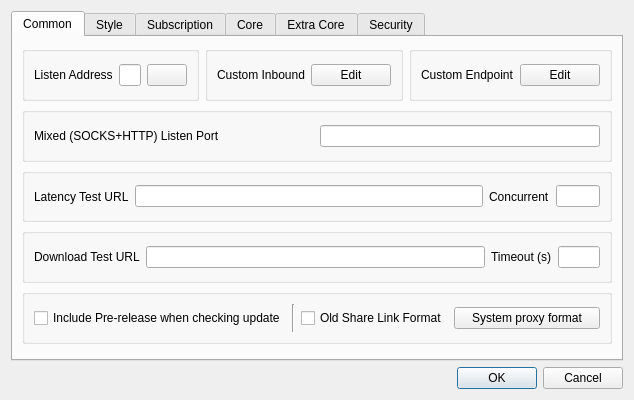
<?xml version="1.0" encoding="UTF-8"?>
<ui version="4.0">
 <class>DialogBasicSettings</class>
 <widget class="QDialog" name="DialogBasicSettings">
  <property name="geometry">
   <rect>
    <x>0</x>
    <y>0</y>
    <width>600</width>
    <height>400</height>
   </rect>
  </property>
  <property name="sizePolicy">
   <sizepolicy hsizetype="Preferred" vsizetype="Preferred">
    <horstretch>0</horstretch>
    <verstretch>0</verstretch>
   </sizepolicy>
  </property>
  <property name="windowTitle">
   <string>Basic Settings</string>
  </property>
  <layout class="QGridLayout" name="gridLayout">
   <item row="8" column="3">
    <widget class="QDialogButtonBox" name="buttonBox">
     <property name="orientation">
      <enum>Qt::Horizontal</enum>
     </property>
     <property name="standardButtons">
      <set>QDialogButtonBox::Cancel|QDialogButtonBox::Ok</set>
     </property>
    </widget>
   </item>
   <item row="2" column="3">
    <widget class="QTabWidget" name="tabWidget">
     <property name="currentIndex">
      <number>0</number>
     </property>
     <widget class="QWidget" name="tab_1">
      <attribute name="title">
       <string>Common</string>
      </attribute>
      <layout class="QVBoxLayout" name="verticalLayout_2">
       <item>
        <layout class="QHBoxLayout" name="hlayout_l1">
         <item>
          <widget class="QGroupBox" name="horizontalGroupBox_3">
           <layout class="QHBoxLayout" name="horizontalLayout_19">
            <item>
             <widget class="QLabel" name="label">
              <property name="text">
               <string>Listen Address</string>
              </property>
             </widget>
            </item>
            <item>
             <widget class="QLineEdit" name="inbound_address"/>
            </item>
            <item>
             <widget class="QPushButton" name="inbound_auth">
              <property name="text">
               <string notr="true"/>
              </property>
             </widget>
            </item>
           </layout>
          </widget>
         </item>
         <item>
          <widget class="QGroupBox" name="groupbox_custom_inbound">
           <layout class="QHBoxLayout" name="horizontalLayout_10">
            <item>
             <widget class="QLabel" name="label_11">
              <property name="text">
               <string>Custom Inbound</string>
              </property>
             </widget>
            </item>
            <item>
             <widget class="QPushButton" name="custom_inbound_edit">
              <property name="text">
               <string>Edit</string>
              </property>
             </widget>
            </item>
           </layout>
          </widget>
         </item>
         <item>
          <widget class="QGroupBox" name="groupbox_custom_endpoint">
           <layout class="QHBoxLayout" name="horizontalLayout_15">
            <item>
             <widget class="QLabel" name="label_16">
              <property name="text">
               <string>Custom Endpoint</string>
              </property>
             </widget>
            </item>
            <item>
             <widget class="QPushButton" name="custom_endpoint_edit">
              <property name="text">
               <string>Edit</string>
              </property>
             </widget>
            </item>
           </layout>
          </widget>
         </item>
        </layout>
       </item>
       <item>
        <layout class="QHBoxLayout" name="hlayout_l2">
         <item>
          <widget class="QGroupBox" name="horizontalGroupBox_2">
           <layout class="QHBoxLayout" name="horizontalLayout_13">
            <item>
             <widget class="QLabel" name="inbound_socks_port_l">
              <property name="text">
               <string>Mixed (SOCKS+HTTP) Listen Port</string>
              </property>
             </widget>
            </item>
            <item>
             <widget class="QLineEdit" name="inbound_socks_port">
              <property name="sizePolicy">
               <sizepolicy hsizetype="Preferred" vsizetype="Fixed">
                <horstretch>0</horstretch>
                <verstretch>0</verstretch>
               </sizepolicy>
              </property>
             </widget>
            </item>
           </layout>
          </widget>
         </item>
        </layout>
       </item>
       <item>
        <widget class="QGroupBox" name="groupBox1">
         <layout class="QHBoxLayout" name="horizontalLayout_9" stretch="0,8,1,1">
          <item>
           <widget class="QLabel" name="label_13">
            <property name="text">
             <string>Latency Test URL</string>
            </property>
           </widget>
          </item>
          <item>
           <widget class="QLineEdit" name="test_latency_url"/>
          </item>
          <item>
           <widget class="QLabel" name="label_14">
            <property name="text">
             <string>Concurrent</string>
            </property>
           </widget>
          </item>
          <item>
           <widget class="QLineEdit" name="test_concurrent"/>
          </item>
         </layout>
        </widget>
       </item>
       <item>
        <widget class="QGroupBox" name="horizontalGroupBox">
         <layout class="QHBoxLayout" name="horizontalLayout_12" stretch="0,8,1,1">
          <item>
           <widget class="QLabel" name="label_19">
            <property name="text">
             <string>Download Test URL</string>
            </property>
           </widget>
          </item>
          <item>
           <widget class="MyLineEdit" name="test_download_url"/>
          </item>
          <item>
           <widget class="QLabel" name="label_10">
            <property name="text">
             <string>Timeout (s)</string>
            </property>
           </widget>
          </item>
          <item>
           <widget class="QLineEdit" name="test_download_timeout"/>
          </item>
         </layout>
        </widget>
       </item>
       <item>
        <widget class="QGroupBox" name="horizontalGroupBox1">
         <layout class="QHBoxLayout" name="horizontalLayout_18">
          <item>
           <widget class="QCheckBox" name="check_include_pre">
            <property name="text">
             <string>Include Pre-release when checking update</string>
            </property>
           </widget>
          </item>
          <item>
           <widget class="Line" name="sys_proxy_format_vline">
            <property name="orientation">
             <enum>Qt::Vertical</enum>
            </property>
           </widget>
          </item>
          <item>
           <widget class="QCheckBox" name="old_share_link_format">
            <property name="toolTip">
             <string>Share VMess Link with v2rayN Format</string>
            </property>
            <property name="text">
             <string>Old Share Link Format</string>
            </property>
           </widget>
          </item>
          <item>
           <widget class="QPushButton" name="sys_proxy_format">
            <property name="text">
             <string>System proxy format</string>
            </property>
           </widget>
          </item>
         </layout>
        </widget>
       </item>
       <item>
        <widget class="QWidget" name="horizontalWidget_1" native="true">
         <property name="sizePolicy">
          <sizepolicy hsizetype="Preferred" vsizetype="Maximum">
           <horstretch>0</horstretch>
           <verstretch>0</verstretch>
          </sizepolicy>
         </property>
         <layout class="QHBoxLayout" name="horizontalLayout_2">
          <property name="leftMargin">
           <number>0</number>
          </property>
          <property name="topMargin">
           <number>0</number>
          </property>
          <property name="rightMargin">
           <number>0</number>
          </property>
          <property name="bottomMargin">
           <number>0</number>
          </property>
         </layout>
        </widget>
       </item>
      </layout>
     </widget>
     <widget class="QWidget" name="tab_2">
      <attribute name="title">
       <string>Style</string>
      </attribute>
      <layout class="QGridLayout" name="gridLayout_5">
       <item row="0" column="0">
        <layout class="QHBoxLayout" name="style_h_1">
         <item>
          <widget class="QGroupBox" name="groupBox">
           <layout class="QHBoxLayout" name="horizontalLayout_4">
            <item>
             <widget class="QLabel" name="label_8">
              <property name="sizePolicy">
               <sizepolicy hsizetype="Maximum" vsizetype="Maximum">
                <horstretch>0</horstretch>
                <verstretch>0</verstretch>
               </sizepolicy>
              </property>
              <property name="text">
               <string>Theme</string>
              </property>
             </widget>
            </item>
            <item>
             <widget class="QComboBox" name="theme">
              <item>
               <property name="text">
                <string>System</string>
               </property>
              </item>
              <item>
               <property name="text">
                <string notr="true">flatgray</string>
               </property>
              </item>
              <item>
               <property name="text">
                <string notr="true">lightblue</string>
               </property>
              </item>
              <item>
               <property name="text">
                <string notr="true">blacksoft</string>
               </property>
              </item>
             </widget>
            </item>
            <item>
             <widget class="QPushButton" name="set_custom_icon">
              <property name="sizePolicy">
               <sizepolicy hsizetype="Preferred" vsizetype="Fixed">
                <horstretch>0</horstretch>
                <verstretch>0</verstretch>
               </sizepolicy>
              </property>
              <property name="text">
               <string>Set custom icon</string>
              </property>
             </widget>
            </item>
           </layout>
          </widget>
         </item>
         <item>
          <widget class="QGroupBox" name="groupBox2">
           <layout class="QHBoxLayout" name="horizontalLayout_7">
            <item>
             <widget class="QLabel" name="label_15">
              <property name="sizePolicy">
               <sizepolicy hsizetype="Maximum" vsizetype="Maximum">
                <horstretch>0</horstretch>
                <verstretch>0</verstretch>
               </sizepolicy>
              </property>
              <property name="text">
               <string notr="true">Language</string>
              </property>
             </widget>
            </item>
            <item>
             <widget class="QComboBox" name="language">
              <item>
               <property name="text">
                <string notr="true">System</string>
               </property>
              </item>
              <item>
               <property name="text">
                <string notr="true">English</string>
               </property>
              </item>
              <item>
               <property name="text">
                <string notr="true">简体中文</string>
               </property>
              </item>
              <item>
               <property name="text">
                <string notr="true">فارسی</string>
               </property>
              </item>
              <item>
               <property name="text">
                <string notr="true">Русский</string>
               </property>
              </item>
             </widget>
            </item>
           </layout>
          </widget>
         </item>
        </layout>
       </item>
       <item row="2" column="0">
        <layout class="QHBoxLayout" name="style_h_2">
         <item>
          <widget class="QGroupBox" name="traffic_statistics_box">
           <layout class="QHBoxLayout" name="horizontalLayout_3">
            <item>
             <widget class="QLabel" name="label_16">
              <property name="text">
               <string>Statistics refresh rate</string>
              </property>
             </widget>
            </item>
            <item>
             <widget class="QComboBox" name="rfsh_r">
              <item>
               <property name="text">
                <string notr="true">500ms</string>
               </property>
              </item>
              <item>
               <property name="text">
                <string notr="true">1s</string>
               </property>
              </item>
              <item>
               <property name="text">
                <string notr="true">2s</string>
               </property>
              </item>
              <item>
               <property name="text">
                <string notr="true">3s</string>
               </property>
              </item>
              <item>
               <property name="text">
                <string notr="true">5s</string>
               </property>
              </item>
              <item>
               <property name="text">
                <string>Off</string>
               </property>
              </item>
             </widget>
            </item>
           </layout>
          </widget>
         </item>
         <item>
          <widget class="QGroupBox" name="connection_statistics_box">
           <layout class="QHBoxLayout" name="horizontalLayout_15">
            <item>
             <widget class="QLabel" name="label_9">
              <property name="text">
               <string>Connection statistics</string>
              </property>
             </widget>
            </item>
            <item>
             <widget class="QCheckBox" name="connection_statistics">
              <property name="text">
               <string>Enable</string>
              </property>
             </widget>
            </item>
           </layout>
          </widget>
         </item>
        </layout>
       </item>
       <item row="3" column="0">
        <layout class="QHBoxLayout" name="style_h_3">
         <item>
          <widget class="QGroupBox" name="horizontalGroupBox_5">
           <layout class="QHBoxLayout" name="horizontalLayout_6">
            <item>
             <widget class="QCheckBox" name="start_minimal">
              <property name="sizePolicy">
               <sizepolicy hsizetype="Preferred" vsizetype="Fixed">
                <horstretch>0</horstretch>
                <verstretch>0</verstretch>
               </sizepolicy>
              </property>
              <property name="text">
               <string>Hide dashboard at startup</string>
              </property>
             </widget>
            </item>
           </layout>
          </widget>
         </item>
         <item>
          <widget class="QGroupBox" name="groupBox_2">
           <layout class="QHBoxLayout" name="horizontalLayout_23">
            <item>
             <widget class="QLabel" name="label_17">
              <property name="text">
               <string>Max log lines</string>
              </property>
             </widget>
            </item>
            <item>
             <widget class="QLineEdit" name="max_log_line">
              <property name="sizePolicy">
               <sizepolicy hsizetype="Ignored" vsizetype="Fixed">
                <horstretch>0</horstretch>
                <verstretch>0</verstretch>
               </sizepolicy>
              </property>
             </widget>
            </item>
           </layout>
          </widget>
         </item>
        </layout>
       </item>
      </layout>
     </widget>
     <widget class="QWidget" name="tab_3">
      <attribute name="title">
       <string>Subscription</string>
      </attribute>
      <layout class="QGridLayout" name="gridLayout_3">
       <item row="0" column="1">
        <layout class="QHBoxLayout" name="horizontalLayout_5">
         <item>
          <widget class="QCheckBox" name="sub_auto_update_enable">
           <property name="sizePolicy">
            <sizepolicy hsizetype="Minimum" vsizetype="Fixed">
             <horstretch>0</horstretch>
             <verstretch>0</verstretch>
            </sizepolicy>
           </property>
           <property name="text">
            <string>Enable</string>
           </property>
          </widget>
         </item>
         <item>
          <widget class="QLabel" name="label_21">
           <property name="text">
            <string>Interval (minute, invalid if less than 30)</string>
           </property>
          </widget>
         </item>
         <item>
          <widget class="QLineEdit" name="sub_auto_update">
           <property name="sizePolicy">
            <sizepolicy hsizetype="Preferred" vsizetype="Fixed">
             <horstretch>0</horstretch>
             <verstretch>0</verstretch>
            </sizepolicy>
           </property>
          </widget>
         </item>
        </layout>
       </item>
       <item row="1" column="1">
        <widget class="MyLineEdit" name="user_agent"/>
       </item>
       <item row="2" column="1">
        <widget class="QCheckBox" name="sub_use_proxy">
         <property name="text">
          <string>Use proxy when updating subscription</string>
         </property>
        </widget>
       </item>
       <item row="3" column="1">
        <widget class="QCheckBox" name="sub_insecure">
         <property name="text">
          <string>Ignore TLS errors when updating subscription</string>
         </property>
        </widget>
       </item>
       <item row="4" column="1">
        <widget class="QCheckBox" name="sub_clear">
         <property name="text">
          <string>Clear servers before updating subscription</string>
         </property>
        </widget>
       </item>
       <item row="0" column="0">
        <widget class="QLabel" name="label_20">
         <property name="sizePolicy">
          <sizepolicy hsizetype="Preferred" vsizetype="Maximum">
           <horstretch>0</horstretch>
           <verstretch>0</verstretch>
          </sizepolicy>
         </property>
         <property name="text">
          <string>Automatic update</string>
         </property>
        </widget>
       </item>
       <item row="1" column="0">
        <widget class="QLabel" name="label_4">
         <property name="text">
          <string>User Agent</string>
         </property>
        </widget>
       </item>
      </layout>
     </widget>
     <widget class="QWidget" name="tab_4">
      <attribute name="title">
       <string>Core</string>
      </attribute>
      <layout class="QVBoxLayout" name="verticalLayout">
       <item>
        <widget class="QGroupBox" name="groupBox_core">
         <property name="sizePolicy">
          <sizepolicy hsizetype="Preferred" vsizetype="Maximum">
           <horstretch>0</horstretch>
           <verstretch>0</verstretch>
          </sizepolicy>
         </property>
         <property name="title">
          <string notr="true">core_name</string>
         </property>
         <layout class="QVBoxLayout" name="verticalLayout_3">
          <item>
           <widget class="QWidget" name="assest_group" native="true">
            <layout class="QGridLayout" name="gridLayout_2">
             <item row="0" column="1">
              <widget class="QComboBox" name="log_level">
               <property name="sizePolicy">
                <sizepolicy hsizetype="Maximum" vsizetype="Fixed">
                 <horstretch>0</horstretch>
                 <verstretch>0</verstretch>
                </sizepolicy>
               </property>
              </widget>
             </item>
             <item row="1" column="0">
              <widget class="QLabel" name="label_6">
               <property name="text">
                <string>Multiplex (mux)</string>
               </property>
              </widget>
             </item>
             <item row="0" column="0">
              <widget class="QLabel" name="label_3">
               <property name="text">
                <string notr="true">Loglevel</string>
               </property>
              </widget>
             </item>
             <item row="1" column="1">
              <layout class="QHBoxLayout" name="horizontalLayout">
               <item>
                <widget class="QComboBox" name="mux_protocol"/>
               </item>
               <item>
                <widget class="QLabel" name="label_7">
                 <property name="text">
                  <string>concurrency</string>
                 </property>
                </widget>
               </item>
               <item>
                <widget class="QLineEdit" name="mux_concurrency"/>
               </item>
               <item>
                <widget class="QCheckBox" name="mux_padding">
                 <property name="text">
                  <string notr="true">Padding</string>
                 </property>
                </widget>
               </item>
               <item>
                <widget class="QCheckBox" name="mux_default_on">
                 <property name="text">
                  <string>Default On</string>
                 </property>
                </widget>
               </item>
              </layout>
             </item>
            </layout>
           </widget>
          </item>
          <item>
           <widget class="QPushButton" name="core_settings">
            <property name="text">
             <string>Core Options</string>
            </property>
           </widget>
          </item>
         </layout>
        </widget>
       </item>
      </layout>
     </widget>
     <widget class="QWidget" name="tab_6">
      <attribute name="title">
       <string>Extra Core</string>
      </attribute>
      <layout class="QVBoxLayout" name="verticalLayout_5">
       <item>
        <widget class="QScrollArea" name="extra_core_box_scrollArea">
         <property name="frameShape">
          <enum>QFrame::NoFrame</enum>
         </property>
         <property name="widgetResizable">
          <bool>true</bool>
         </property>
         <widget class="QWidget" name="extra_core_box_scrollAreaWidgetContents">
          <property name="geometry">
           <rect>
            <x>0</x>
            <y>0</y>
            <width>632</width>
            <height>299</height>
           </rect>
          </property>
          <layout class="QVBoxLayout" name="verticalLayout_6">
           <item>
            <widget class="QWidget" name="horizontalWidget_4" native="true">
             <property name="sizePolicy">
              <sizepolicy hsizetype="Preferred" vsizetype="Maximum">
               <horstretch>0</horstretch>
               <verstretch>0</verstretch>
              </sizepolicy>
             </property>
             <layout class="QHBoxLayout" name="horizontalLayout_8">
              <item>
               <widget class="QPushButton" name="extra_core_add">
                <property name="text">
                 <string>Add</string>
                </property>
               </widget>
              </item>
              <item>
               <widget class="QPushButton" name="extra_core_del">
                <property name="text">
                 <string>Delete</string>
                </property>
               </widget>
              </item>
             </layout>
            </widget>
           </item>
          </layout>
         </widget>
        </widget>
       </item>
      </layout>
     </widget>
     <widget class="QWidget" name="tab_5">
      <attribute name="title">
       <string>Security</string>
      </attribute>
      <layout class="QVBoxLayout" name="verticalLayout_4">
       <item>
        <widget class="QCheckBox" name="skip_cert">
         <property name="text">
          <string>Skip TLS certificate authentication by default (allowInsecure)</string>
         </property>
        </widget>
       </item>
       <item>
        <widget class="QGroupBox" name="horizontalGroupBox2">
         <property name="sizePolicy">
          <sizepolicy hsizetype="Preferred" vsizetype="Maximum">
           <horstretch>0</horstretch>
           <verstretch>0</verstretch>
          </sizepolicy>
         </property>
         <layout class="QHBoxLayout" name="horizontalLayout_26">
          <item>
           <widget class="QLabel" name="label_18">
            <property name="text">
             <string>Default uTLS Fingerprint</string>
            </property>
           </widget>
          </item>
          <item>
           <widget class="QComboBox" name="utlsFingerprint">
            <property name="editable">
             <bool>true</bool>
            </property>
           </widget>
          </item>
         </layout>
        </widget>
       </item>
      </layout>
     </widget>
    </widget>
   </item>
  </layout>
 </widget>
 <customwidgets>
  <customwidget>
   <class>MyLineEdit</class>
   <extends>QLineEdit</extends>
   <header>ui/widget/MyLineEdit.h</header>
  </customwidget>
 </customwidgets>
 <resources/>
 <connections>
  <connection>
   <sender>buttonBox</sender>
   <signal>accepted()</signal>
   <receiver>DialogBasicSettings</receiver>
   <slot>accept()</slot>
   <hints>
    <hint type="sourcelabel">
     <x>248</x>
     <y>254</y>
    </hint>
    <hint type="destinationlabel">
     <x>157</x>
     <y>274</y>
    </hint>
   </hints>
  </connection>
  <connection>
   <sender>buttonBox</sender>
   <signal>rejected()</signal>
   <receiver>DialogBasicSettings</receiver>
   <slot>reject()</slot>
   <hints>
    <hint type="sourcelabel">
     <x>316</x>
     <y>260</y>
    </hint>
    <hint type="destinationlabel">
     <x>286</x>
     <y>274</y>
    </hint>
   </hints>
  </connection>
 </connections>
</ui>
